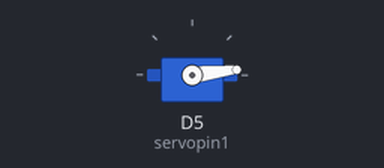
Bench run of a sketch on a simulated ESP8266 (NodeMCU). On the bench: servo.

Above: at 0.05 s.
At 0.85 s:
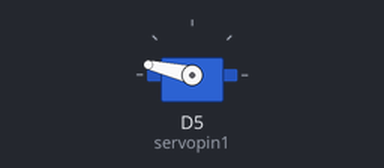
At 1.15 s:
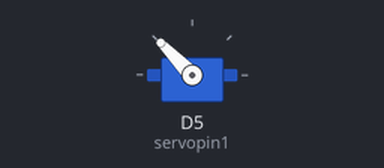
At 1.7 s:
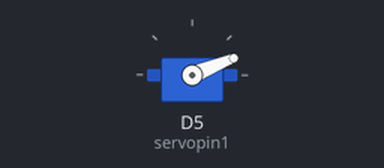
Timing chart, 0 to 4.2 s (numbered marks = the images above):
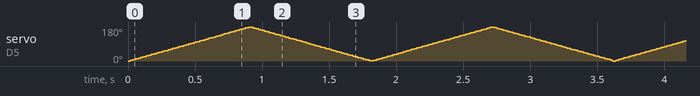

The sketch:

Servomotor.ino
```cpp
#include <ESP8266WiFi.h>
#include<Servo.h>
#include <Adafruit_Sensor.h>
#include <DHT.h>
#include <DHT_U.h>

int servopin1 = D5;
Servo serv1;

void setup() {
  // put your setup code here, to run once:
  serv1.attach(servopin1);
}

void loop() {
  // put your main code here, to run repeatedly:
    int pos;
    for (pos=0;pos<=180;pos+=1)
      {
        serv1.write(pos);
        delay(5);
      }
      for (pos=180;pos>=0;pos-=1)
      {
        serv1.write(pos);
        delay(5);
      }
}
```
